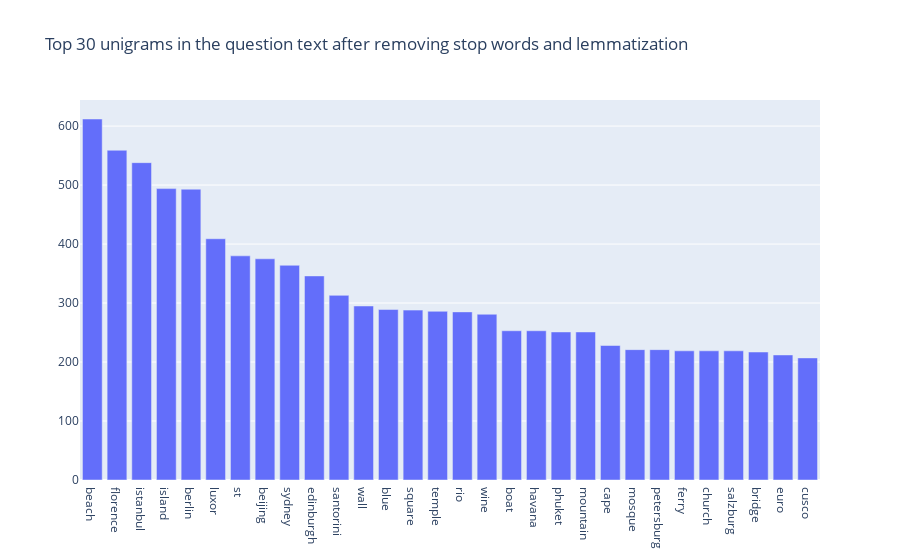

Notebook source saved alongside this figure:
### Code cell
def get_top_n_words(corpus, n=None):
    vec = CountVectorizer(stop_words='english', max_df = 0.90).fit(corpus)
    bag_of_words = vec.transform(corpus)
    sum_words = bag_of_words.sum(axis=0) 
    words_freq = [(word, sum_words[0, idx]) for word, idx in vec.vocabulary_.items()]
    words_freq =sorted(words_freq, key = lambda x: x[1], reverse=True)
    return words_freq[:n]
common_words = get_top_n_words(df_clean['question_lemmatize_clean'], 30)
df2 = pd.DataFrame(common_words, columns = ['unigram' , 'count'])

fig = go.Figure([go.Bar(x=df2['unigram'], y=df2['count'])])
fig.update_layout(title=go.layout.Title(text="Top 30 unigrams in the question text after removing stop words and lemmatization"))
fig.show()

### Figure 1 — Plotly figure (JSON) as saved in the notebook; plotly's stock layout.template omitted (floating-point values rounded to 4 significant figures)
{"data": [{"type": "bar", "x": ["beach", "florence", "istanbul", "island", "berlin", "luxor", "st", "beijing", "sydney", "edinburgh", "santorini", "wall", "blue", "square", "temple", "rio", "wine", "boat", "havana", "phuket", "mountain", "cape", "mosque", "petersburg", "ferry", "church", "salzburg", "bridge", "euro", "cusco"], "y": [612, 559, 538, 494, 493, 409, 380, 375, 364, 346, 313, 295, 289, 288, 286, 285, 281, 253, 253, 251, 251, 228, 221, 221, 219, 219, 219, 217, 212, 207]}], "layout": {"title": {"text": "Top 30 unigrams in the question text after removing stop words and lemmatization"}}}
